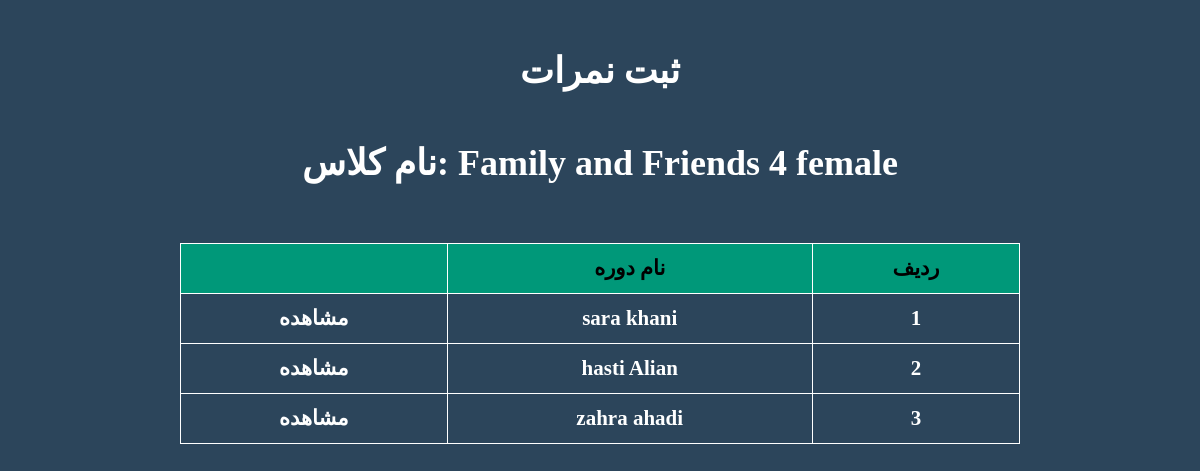
/teacher-panel/mani/score/family-and-friends-1-female-family-and-friends-4-female/, run on the app's committed database.
### account_module/models.py (models this page shows, shortened)
class Class(models.Model):
    GENDER_CHOICES = (
        ('male', 'Male'),
        ('female', 'Female'),
    )
    name = models.CharField(max_length=100)
    gender = models.CharField(max_length=10, choices=GENDER_CHOICES)
    teacher = models.ForeignKey(User, on_delete=models.CASCADE, related_name='classes_taught')
    term = models.ForeignKey(Term, on_delete=models.CASCADE, related_name='classes_in_term')
    students = models.ManyToManyField(User, related_name='enrolled_classes', blank=True)
    slug = models.SlugField(unique=True, blank=True, null=True, max_length=100)

class Term(models.Model):
    name = models.CharField(max_length=50)
    order = models.PositiveIntegerField()
    slug = models.SlugField(db_index=True, blank=True)

class User(AbstractUser):
    USER_TYPE_CHOICES = (
        ('teacher', 'Teacher'),
        ('student', 'Student'),
    )
    GENDER_CHOICES = (
        ('male', 'Male'),
        ('female', 'Female'),
    )
    user_type = models.CharField(max_length=10, choices=USER_TYPE_CHOICES)
    gender = models.CharField(max_length=10, choices=GENDER_CHOICES, blank=True, null=True)
    current_term = models.ForeignKey('Term', on_delete=models.SET_NULL, blank=True, null=True)
    slug = models.SlugField(unique=True, blank=True, null=True)
    national_id = models.CharField(max_length=10, blank=True, null=True)
    parent_number = models.CharField(max_length=11, blank=True, null=True)
    def full_name(self):
        return f'{self.first_name} {self.last_name}'

### panel_module/views.py (the view)
# urls.py: path('teacher-panel/<slug:teacher_slug>/score/<slug:class_slug>/', views.ScoresStudentsView.as_view(), name='score_students'),
class ScoresStudentsView(TemplateView):
    template_name = 'teacher_panel/scores_Students.html'
    def get_context_data(self, **kwargs):
        context = super().get_context_data(**kwargs)
        teacher_slug = self.kwargs.get('teacher_slug')
        teacher = get_object_or_404(User, slug=teacher_slug)
        class_slug = self.kwargs.get('class_slug')
        class_obj = get_object_or_404(Class, slug=class_slug, teacher=teacher)
        students = class_obj.students.filter(user_type='student')
        context['teacher'] = teacher
        context['class_obj'] = class_obj
        context['students'] = students
        return context

### panel_module/templates/teacher_panel/scores_Students.html (shortened to what this page needs)
{% extends 'base.html' %}
{% load static %}
{% load static %}
{% block header_refrences %}
    <link rel="stylesheet" href="{% static 'css/style.css' %}">
    <link rel="stylesheet" href="{% static 'css/panelstyle.css' %}">
    <link rel="stylesheet" href="{% static 'css/portal.css' %}">
    <link rel="stylesheet" href="{% static 'fontawesome-free-5.15.4-web/css/all.css' %}">
{% endblock %}
{% block content %}
            	<body>
				<section>
					<div class="w90 text-center title2 padtop">
						<b>ثبت نمرات</b>
					</div>
                    <div class="w90 text-center title2 padtop">
                        <b>نام کلاس: {{ class_obj.term.name }} {{ class_obj.gender }}</b>
                    </div>
					<div>
					<table class="content">
						<thead >
							<tr>
								<th>ردیف</th>
								<th>نام دوره</th>
								<th></th>
							</tr>
						</thead>
						<tbody>
                        {% for student in students %}
                            <tr>
								<td>{{ forloop.counter }}</td>
								<td>{{ student.full_name }}</td>
								<td><a href="{% url 'score_taking' teacher_slug=teacher.slug class_slug=class_obj.slug student_slug=student.slug  %}">مشاهده</a></td>
							</tr>
                        {% endfor %}
						</tbody>
					</table>
					</div>
				</section>
		    </body>
{% endblock %}

### statics/css/style.css (style rules this page uses)
* { margin:0; padding:0; box-sizing:border-box; font-family:BYekan; }
:root { --color1:#2c455b; --white:#fffdfd; --black:#020000;; --color2:#f7f727; --color3:#abb2b9; --color4:#e8e8e8; }
.w90 { width:90%; margin-left:5%; margin-right:5%; }
.text-center { text-align:center; }
.padtop { padding-top:50px; }

### statics/css/panelstyle.css (style rules this page uses)
:root { --menu:#04040494; }
body { background-color:#2c455b; }

### statics/css/portal.css (style rules this page uses)
.title2 { color:white; font-size:36px; font-weight:bold; }
.content { direction:rtl; text-align: center; border-collapse: collapse; margin: 25px 0px; font-size: 21px; font-weight:bold; width: 70%; margin: 0px auto; margin-top: 59px; }
.content th,td,tr { border:1px solid white; }
.content thead tr { background-color:#009879; text-align:center; color:black; font-weight:bold ; }
.content th,.content td { padding:12px 15px; }
.content tbody tr { border-bottom:1px solid white; color:white; }
a { text-decoration: none; color: #FFFFFF; }

### data on the page
Class: term.name "Family and Friends 4", gender "female"
User: full_name "sara khani"
User: full_name "hasti Alian"
User: full_name "zahra ahadi"
